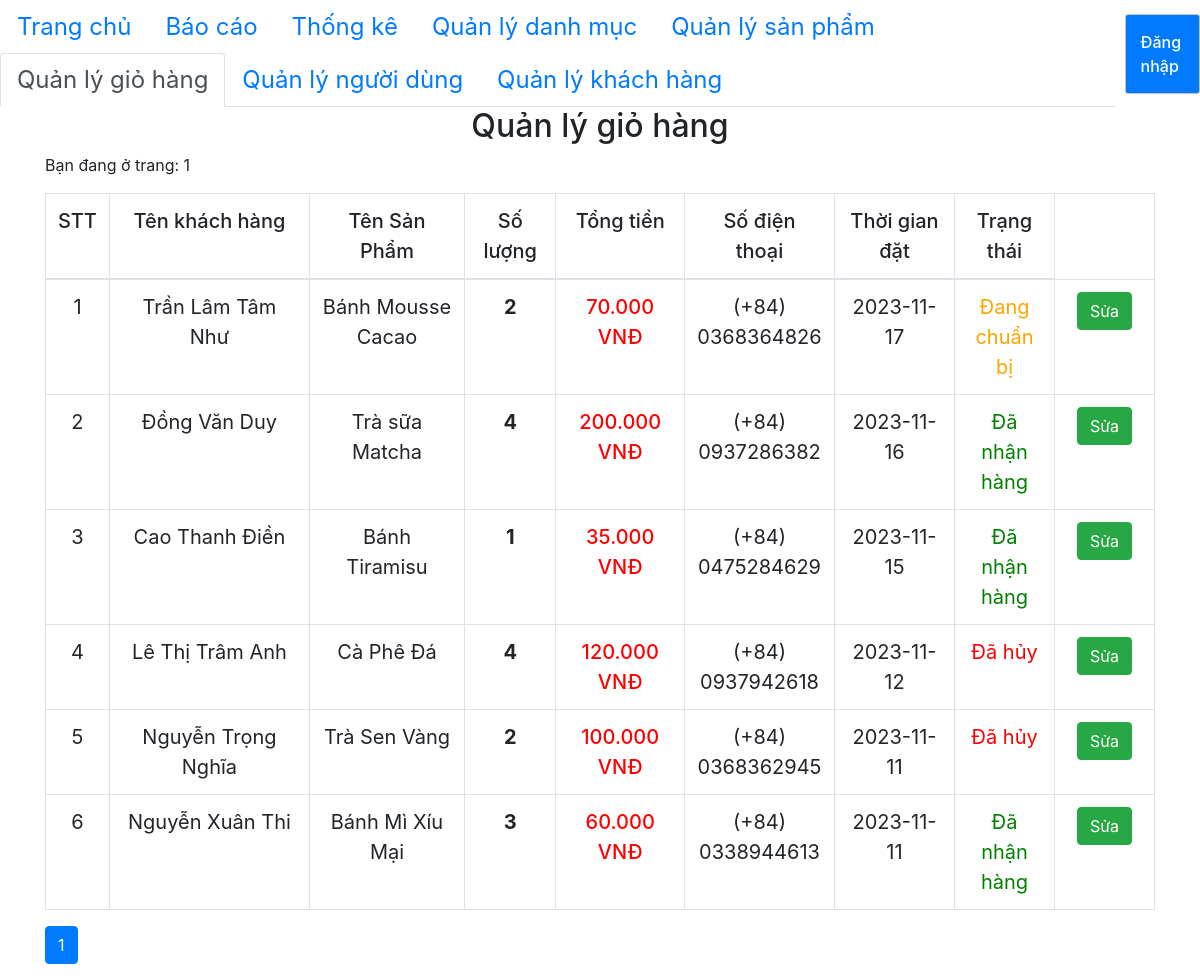
The page /admin/cart/index.php on the database its author committed.
### tables this page shows
CREATE TABLE `orders` (
  `id` int(11) NOT NULL,
  `id_customer` int(11) NOT NULL,
  `order_date` date NOT NULL,
  `note` varchar(250) NOT NULL
);

CREATE TABLE `customer` (
  `id` int(11) NOT NULL,
  `fullname` varchar(100) NOT NULL,
  `sex` varchar(10) NOT NULL,
  `phone` varchar(12) NOT NULL,
  `address` varchar(250) NOT NULL
);

CREATE TABLE `product` (
  `id` int(11) NOT NULL,
  `title` varchar(200) NOT NULL,
  `price` float NOT NULL,
  `number` float NOT NULL,
  `thumbnail` varchar(500) NOT NULL,
  `content` text NOT NULL,
  `id_category` int(11) NOT NULL
);

CREATE TABLE `order_details` (
  `id` int(11) NOT NULL,
  `order_id` int(11) NOT NULL,
  `product_id` int(11) NOT NULL,
  `id_user` int(11) NOT NULL,
  `num` int(11) NOT NULL,
  `price` float NOT NULL,
  `status` varchar(250) NOT NULL
);

### admin/database/dbhelper.php (called while the page is built, shortened)
<?php
function executeResult($sql)
{
	$con = mysqli_connect(HOST, USERNAME, PASSWORD, DATABASE);
	$result = mysqli_query($con, $sql);
	$data   = [];
	while ($row = mysqli_fetch_array($result, 1)) {
		$data[] = $row;
	}
	return $data;
}

### admin/cart/index.php (the view, shortened to what this page needs)
<?php
require_once('../database/dbhelper.php');
function getStatusClass($status)
{
    switch ($status) {
        case 'Đang chuẩn bị':
            return 'orange';
        case 'Đã hủy':
            return 'red';
        case 'Đã nhận hàng':
            return 'green';
    }
}?>
<!DOCTYPE html>
<html>
<head>
    <link rel="stylesheet" href="https://maxcdn.bootstrapcdn.com/bootstrap/4.4.1/css/bootstrap.min.css">
</head>
<body>
    <div class="nav-container">
        <ul class="nav nav-tabs">
            <li class="nav-item">
                <a class="nav-link" href="../home/manage.php">Trang chủ</a>
            </li>
            <li class="nav-item">
                <a class="nav-link" href="../statistics_list/index.php">Báo cáo</a>
            </li>
            <li class="nav-item">
                <a class="nav-link" href="../statistics.php">Thống kê</a>
            </li>
            <li class="nav-item">
                <a class="nav-link " href="../category/index.php">Quản lý danh mục</a>
            </li>
            <li class="nav-item">
                <a class="nav-link" href="../product/index.php">Quản lý sản phẩm</a>
            </li>
            <li class="nav-item">
                <a class="nav-link active" href="../cart/index.php">Quản lý giỏ hàng</a>
            </li>
            <li class="nav-item">
                <a class="nav-link" href="../user/index.php">Quản lý người dùng</a>
            </li>
            <li class="nav-item">
                <a class="nav-link" href="../customer/index.php">Quản lý khách hàng</a>
            </li>
        </ul>
        <?php require_once('../header.php'); ?>
    </div>
    <div class="container">
        <div class="panel panel-primary">
            <div class="panel-heading">
                <h2 class="text-center">Quản lý giỏ hàng</h2>
            </div>
            <div class="panel-body">
                <div class="col-md-6">
                        <div class="row add-user-btn">
                            <p>
                                <?php
                                if (!isset($_GET['page'])) {
                                    echo 'Bạn đang ở trang: 1';
                                } else {
                                    $pg = $_GET['page'];
                                    echo 'Bạn đang ở trang: ' . $pg;
                                }
                                ?>
                            </p>
                        </div>
                    </div>
                <form action="" method="POST">
                    <table class="table table-bordered table-hover">
                        <thead>
                            <tr style="font-weight: 500;text-align: center;">
                                <td width="50px">STT</td>
                                <td width="200px">Tên khách hàng</td>
                                <td>Tên Sản Phẩm</td>
                                <td>Số lượng</td>
                                <td>Tổng tiền</td>
                                <td>Số điện thoại</td>
                                <td>Thời gian đặt</td>
                                <td>Trạng thái</td>
                            </tr>
                        </thead>
                        <tbody>
                            <?php
                            try {
                                if (isset($_GET['page'])) {
                                    $page = $_GET['page'];
                                } else {
                                    $page = 1;
                                }
                                $limit = 10;
                                $start = ($page - 1) * $limit;
                                $sql = "SELECT orders.*, order_details.*, product.title, product.price, customer.fullname as customer_fullname, customer.phone
                                FROM orders
                                INNER JOIN order_details ON order_details.order_id = orders.id
                                INNER JOIN product ON product.id = order_details.product_id
                                INNER JOIN customer ON customer.id = orders.id_customer
                                ORDER BY orders.order_date DESC LIMIT $start, $limit";
                                $order_details_List = executeResult($sql);
                                $count = 0;
                                foreach ($order_details_List as $item) {
                                $formattedPhone = '(+84) ' . (isset($item['phone']) ? $item['phone'] : '');
                                $totalPrice = $item['num'] * $item['price'];
                                    echo '
                                        <tr style="text-align: center;">
                                            <td width="50px">' . (++$count) . '</td>
                                            <td style="text-align:center">' . $item['customer_fullname'] . '</td>
                                            <td>' . $item['title'] . '</td>
                                            <td> <strong>' . $item['num'] . '</strong></td>
                                            <td class="b-500 red">' . number_format($totalPrice, 0, ',', '.') . '<span> VNĐ</span></td>
                                            <td width="150px">' . $formattedPhone . '</td>
                                            <td width="120px">' . date('Y-m-d', strtotime($item['order_date'])) . '</td>
                                            <td width="100px" class="' . getStatusClass($item['status']) . '">' . $item['status'] . '</td>
                                            <td width="100px">
                                                <a href="edit.php?order_id=' . $item['order_id'] . '" class="btn btn-success">Sửa</a>
                                            </td>
                                        </tr>
                                    ';
                                }
                            } catch (Exception $e) {
                                die("Lỗi thực thi sql: " . $e->getMessage());
                            }
                            ?>
                        </tbody>
                    </table>
                </form>
            </div>
            <ul class="pagination">
                <?php
                $sql = "SELECT * from orders, order_details, product, customer
                where order_details.order_id=orders.id and product.id=order_details.product_id and orders.id_customer = customer.id";
                $conn = mysqli_connect(HOST, USERNAME, PASSWORD, DATABASE);
                $result = mysqli_query($conn, $sql);
                $current_page = 0;
                if (mysqli_num_rows($result)) {
                    $numrow = mysqli_num_rows($result);
                    $current_page = ceil($numrow / 10);
                }
                for ($i = 1; $i <= $current_page; $i++) {
                    if ($i == $page) {
                        echo '<li class="page-item active"><a class="page-link" href="?page=' . $i . '">' . $i . '</a></li>';
                    } else {
                        echo '<li class="page-item"><a class="page-link" href="?page=' . $i . '">' . $i . '</a></li>';
                    }
                }
                ?>
            </ul>
        </div>
    </div>
</body>
</html>

### admin/cart/index.php (style rules this page uses)
.b-500 { font-weight: 500; }
.red { color: red; }
.green { color: green; }
.orange { color: orange; }
table { font-size: 20px; }
.nav-link { font-size: 24px; }

### admin/header.php (style rules this page uses)
.nav-container { display: flex; justify-content: space-between; align-items: center; }

### rows shown on the page
orders: id_customer.fullname "Trần Lâm Tâm Như", product.title "Bánh Mousse Cacao", order_details.num "2", order_details.num "70.000", id_customer.phone "(+84) 0368364826", order_date "2023-11-17", order_details.status "Đang chuẩn bị"
orders: id_customer.fullname "Đồng Văn Duy", product.title "Trà sữa Matcha", order_details.num "4", order_details.num "200.000", id_customer.phone "(+84) 0937286382", order_date "2023-11-16", order_details.status "Đã nhận hàng"
orders: id_customer.fullname "Cao Thanh Điền", product.title "Bánh Tiramisu", order_details.num "1", order_details.num "35.000", id_customer.phone "(+84) 0475284629", order_date "2023-11-15", order_details.status "Đã nhận hàng"
orders: id_customer.fullname "Lê Thị Trâm Anh", product.title "Cà Phê Đá", order_details.num "4", order_details.num "120.000", id_customer.phone "(+84) 0937942618", order_date "2023-11-12", order_details.status "Đã hủy"
orders: id_customer.fullname "Nguyễn Trọng Nghĩa", product.title "Trà Sen Vàng", order_details.num "2", order_details.num "100.000", id_customer.phone "(+84) 0368362945", order_date "2023-11-11", order_details.status "Đã hủy"
orders: id_customer.fullname "Nguyễn Xuân Thi", product.title "Bánh Mì Xíu Mại", order_details.num "3", order_details.num "60.000", id_customer.phone "(+84) 0338944613", order_date "2023-11-11", order_details.status "Đã nhận hàng"
